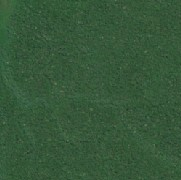
#> input picture split_images/2020-07-01-00_00_2020-07-01-23_59_Sentinel-2_Quarterly_Mosaics_True_Color_Cloudless/2020-07-01-00_00_2020-07-01-23_59_Sentinel-2_Quarterly_Mosaics_True_Color_Cloudless_part_0_0.png, 181 x 180 px
$ python -i segmentation.py   (imports and definitions only)
#> lines starting #> are read from the running program, lines starting #| are printed output that depends on the picture
import os
from skimage import io, filters, morphology, segmentation
from skimage.color import rgba2rgb, label2rgb
import matplotlib.pyplot as plt
import pandas as pd
import numpy as np
from PIL import Image
from split_images import *
import json

def otsu_thresholding(image_name):
  # Load and blur the image to reduce noise
  image = io.imread(image_name, as_gray=True)

  # Apply Median filtering
  smoothed_image = filters.median(image, morphology.disk(5))  # Adjust disk size as needed

  threshold_value = filters.threshold_otsu(smoothed_image)
  binary_mask = smoothed_image > threshold_value

  # Display the result
  # plt.imshow(binary_mask, cmap='gray')
  # plt.title("Otsu's Thresholding")
  # plt.show()
  return binary_mask

def get_pixel_ratio(image_path):
  # Load the image and convert it to grayscale
  image = Image.open(image_path).convert("L")

  # Convert grayscale to binary image (black and white only)
  # Set a threshold value (e.g., 128), above which pixels are considered white
  threshold = 128
  binary_image = image.point(lambda p: p > threshold and 255)

  # Convert binary image to a list of pixel values
  pixels = list(binary_image.getdata())

  # Count white and black pixels
  white_pixels = pixels.count(255)
  black_pixels = pixels.count(0)

  # Calculate the ratio of white to black pixels
  if black_pixels == 0:
      # Avoid division by zero if there are no black pixels
      return float('inf')
  else:
      return white_pixels / black_pixels


# [13 lines of commented-out code are left out]

def calculate_chunk_deforestation(image):
  total_image_area_ha = 14807

  deforestation_information_df = pd.DataFrame(columns=["image", "deforestation_area_ha"])
  output_folder = "../output/"
  output_image = otsu_thresholding(image)
  io.imsave(output_folder + "segmented_" + os.path.basename(image), output_image)

  # get white/black ratio
  pixel_ratio = get_pixel_ratio(output_folder + "segmented_" + os.path.basename(image))

  deforestation_area_ha = round(pixel_ratio * total_image_area_ha)


  data = {"image": image, "deforestation_area_ha": deforestation_area_ha}
  deforestation_information_df.loc[len(deforestation_information_df.index)] = data
  print(deforestation_area_ha)

  return deforestation_area_ha

def calculate_chunk_area(image_path):
    split_image(image_path)
    directory_path = "split_images/"
    image_name = os.path.splitext(os.path.basename(image_path))[0]
    listdir = os.listdir(directory_path + image_name)
    listdir.sort()
    arr = []
    for idx, filename in enumerate(listdir):
      file_path = os.path.join(directory_path + image_name, filename)
      if filename.lower().endswith(('.png', '.jpg', '.jpeg', '.bmp', '.gif', '.tiff')):
          arr.append(get_pixel_ratio(file_path))

    return np.array(arr)


# [73 lines not run here, left out]


# [6 lines of commented-out code are left out]

>>> import cv2
>>> picture = cv2.imread('../split_images/2020-07-01-00_00_2020-07-01-23_59_Sentinel-2_Quarterly_Mosaics_True_Color_Cloudless/2020-07-01-00_00_2020-07-01-23_59_Sentinel-2_Quarterly_Mosaics_True_Color_Cloudless_part_0_0.png', cv2.IMREAD_GRAYSCALE)
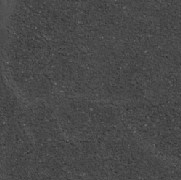
#> picture: shape (180, 181); min 43, max 118, mean 73.6
#> (the run stopped early here; a loop or call above may not have finished)

$ run again, on split_images/2022-04-01-00_00_2022-04-01-23_59_Sentinel-2_Quarterly_Mosaics_True_Color_Cloudless/2022-04-01-00_00_2022-04-01-23_59_Sentinel-2_Quarterly_Mosaics_True_Color_Cloudless_part_0_4.png
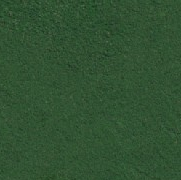
#> input picture split_images/2022-04-01-00_00_2022-04-01-23_59_Sentinel-2_Quarterly_Mosaics_True_Color_Cloudless/2022-04-01-00_00_2022-04-01-23_59_Sentinel-2_Quarterly_Mosaics_True_Color_Cloudless_part_0_4.png, 181 x 180 px
#> `picture = cv2.imread('../split_images/2020-07-01-00_00_2020-07-01-23_5..`:
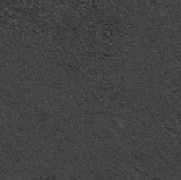
#> picture: shape (180, 181); min 38, max 99, mean 67.7

$ run again, on split_images/2022-04-01-00_00_2022-04-01-23_59_Sentinel-2_Quarterly_Mosaics_True_Color_Cloudless/2022-04-01-00_00_2022-04-01-23_59_Sentinel-2_Quarterly_Mosaics_True_Color_Cloudless_part_0_5.png
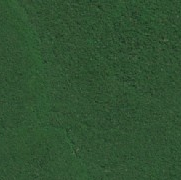
#> input picture split_images/2022-04-01-00_00_2022-04-01-23_59_Sentinel-2_Quarterly_Mosaics_True_Color_Cloudless/2022-04-01-00_00_2022-04-01-23_59_Sentinel-2_Quarterly_Mosaics_True_Color_Cloudless_part_0_5.png, 181 x 180 px
#> `picture = cv2.imread('../split_images/2020-07-01-00_00_2020-07-01-23_5..`:
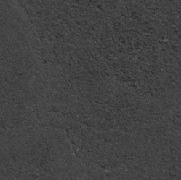
#> picture: shape (180, 181); min 34, max 101, mean 67.6

$ run again, on split_images/2022-10-01-00_00_2022-10-01-23_59_Sentinel-2_Quarterly_Mosaics_True_Color_Cloudless/2022-10-01-00_00_2022-10-01-23_59_Sentinel-2_Quarterly_Mosaics_True_Color_Cloudless_part_0_0.png
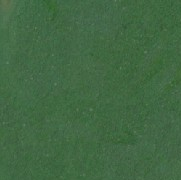
#> input picture split_images/2022-10-01-00_00_2022-10-01-23_59_Sentinel-2_Quarterly_Mosaics_True_Color_Cloudless/2022-10-01-00_00_2022-10-01-23_59_Sentinel-2_Quarterly_Mosaics_True_Color_Cloudless_part_0_0.png, 181 x 180 px
#> `picture = cv2.imread('../split_images/2020-07-01-00_00_2020-07-01-23_5..`:
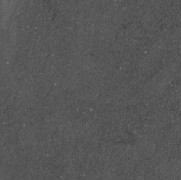
#> picture: shape (180, 181); min 69, max 117, mean 87.7
